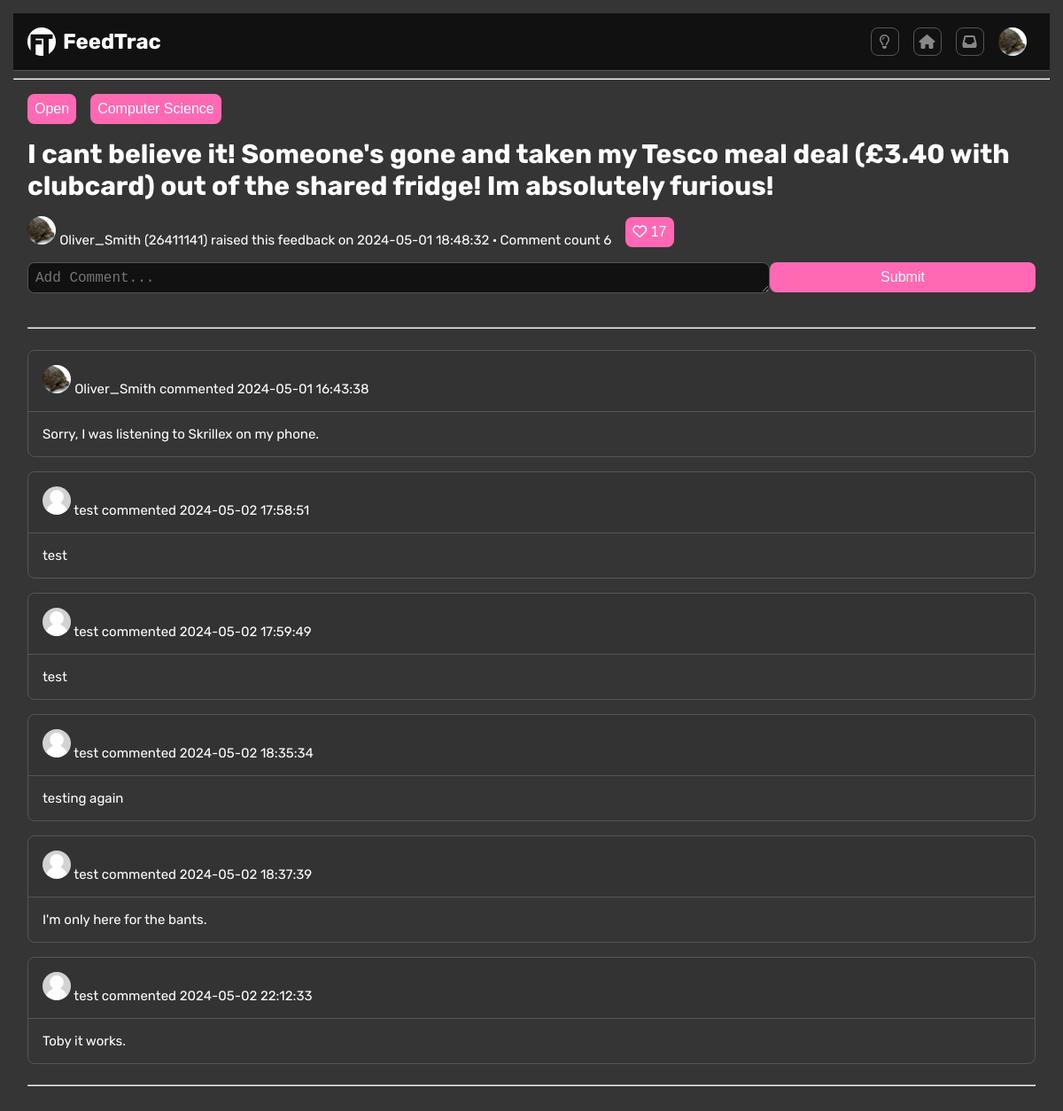
Page /Website/feedback.php?id=1 (signed in) on the committed database.
### tables this page shows
CREATE TABLE `feedback` (
  `feedbackID` int(10) UNSIGNED NOT NULL,
  `userID` int(10) UNSIGNED NOT NULL,
  `roomID` int(10) UNSIGNED DEFAULT NULL,
  `date` datetime NOT NULL DEFAULT current_timestamp(),
  `modifiedDate` datetime NOT NULL DEFAULT current_timestamp() COMMENT 'The last date this feedback was interracted with',
  `urgency` varchar(10) NOT NULL COMMENT 'Low - 0\r\nMedium - 1\r\nHigh - 2\r\nCritical - 3',
  `resolved` tinyint(1) NOT NULL COMMENT 'Unresolved - 0\r\nResolved - 1',
  `closed` tinyint(1) NOT NULL,
  `title` varchar(50) NOT NULL,
  `text` varchar(500) NOT NULL,
  `ratingPoints` int(11) NOT NULL
);

CREATE TABLE `user` (
  `userID` int(10) UNSIGNED NOT NULL,
  `courseID` int(10) UNSIGNED NOT NULL,
  `email` varchar(50) NOT NULL,
  `username` varchar(25) NOT NULL,
  `passwordHash` varchar(255) NOT NULL,
  `fName` varchar(25) NOT NULL,
  `lName` varchar(25) NOT NULL,
  `yearOfStudy` tinyint(10) UNSIGNED DEFAULT NULL,
  `pronouns` varchar(10) DEFAULT NULL,
  `position` varchar(25) NOT NULL,
  `description` varchar(255) DEFAULT NULL,
  `activeAccount` tinyint(1) NOT NULL DEFAULT 1,
  `sub` tinyint(1) NOT NULL DEFAULT 1,
  `alert` smallint(5) UNSIGNED NOT NULL DEFAULT 0,
  `accountDate` datetime NOT NULL DEFAULT current_timestamp()
);

CREATE TABLE `comment` (
  `commentID` int(10) UNSIGNED NOT NULL,
  `userID` int(10) UNSIGNED NOT NULL,
  `feedbackID` int(10) UNSIGNED NOT NULL,
  `text` varchar(500) NOT NULL,
  `date` datetime NOT NULL DEFAULT current_timestamp(),
  `ratingPoints` int(11) NOT NULL
);

### Website/classes/Database.class.php (called while the page is built, shortened)
<?php
class Database{
    protected $dbhost = "localhost";
    protected $dbuser = "root";
    protected $dbpass = "";
    protected $dbname = "feedtracdb";
    protected function connect()
    {
        $this->con = new mysqli($this->dbhost, $this->dbuser, $this->dbpass, $this->dbname);
        return $this->con;
    }
    protected function empty_input_check(...$inputs){
        return false;
    }
}

### Website/classes/Login.class.php (called while the page is built, shortened)
<?php
class Login extends Database {
    protected function get_user_data(){
        if(isset($_SESSION['userID'])){
            $stmt = $this->connect()->prepare("SELECT * FROM user WHERE userID = ?  limit 1");
            if(!$stmt->execute([$_SESSION['userID']])){
                header("location: login.php?error=BadSQLQuery");
                exit();
            }
            $result = $stmt->get_result();
            if(mysqli_num_rows($result) > 0){
                $user_data = $result -> fetch_assoc();
                return $user_data;
            }
        }
        die;
    }
    protected function get_feedback_user_data($userID){
        if(isset($_SESSION['userID'])){
            $stmt = $this->connect()->prepare("SELECT * FROM user WHERE userID = ?  limit 1");
            if(!$stmt->execute([$userID])){
                header("location: login.php?error=BadSQLQuery");
                exit();
            }
            $result = $stmt->get_result();
            if(mysqli_num_rows($result) > 0){
                $user_data = $result -> fetch_assoc();
                return $user_data;
            }
        }
        die;
    }
}

### Website/classes/LoginContr.class.php (called while the page is built, shortened)
<?php
class LoginContr extends Login {
    public function force_login(){
        $user_data = $this->get_user_data();
        if ($user_data){
            return $user_data;
        }
        die;
    }
   public function get_feedback_user_details($userID){
    return $this->get_feedback_user_data($userID);
}
}

### Website/classes/Feedback.class.php (called while the page is built, shortened)
<?php
class Feedback extends Database
{
    protected function get_feedback($feedbackID)
    {
        $stmt = $this->connect()->prepare("SELECT * FROM feedback WHERE feedbackID = ?");
        if (!$stmt->execute([$feedbackID])) {
            header("location: profile.php?error=BadSQLQuery");
            exit();
        }
        $results = $stmt->get_result()->fetch_assoc();
        return $results;
    }
    protected function get_comments($feedbackID)
    {
        $stmt = $this->connect()->prepare("SELECT * FROM comment WHERE feedbackID = ?");
        if (!$stmt->execute([$feedbackID])) {
            header("location: profile.php?error=BadSQLQuery");
            exit();
        }
        $results = $stmt->get_result()->fetch_all(MYSQLI_ASSOC);
        return $results;
    }
    protected function get_users($course)
    {
         $stmt = $this->connect()->prepare("SELECT *  FROM user where courseID = ? ");
        if (!$stmt->execute([$course])) {
            header("location: feedback.php?error=BadSQLQuery");
            exit();
        }
         $users = $stmt->get_result()->fetch_all(MYSQLI_ASSOC);
         return $users;
    }
}

### Website/classes/FeedbackContr.class.php (called while the page is built, shortened)
<?php
class FeedbackContr extends Feedback {
    public function find_comments($feedbackID){
        return $this->get_comments($feedbackID);
    }
      public function feedback_get($feedbackID){
        return $this->get_feedback($feedbackID);
    }
    public function list_users($course){
        return $this->get_users($course);
    }
}

### Website/feedback.php (the view, shortened to what this page needs)
<?php
include ("classes/Database.class.php");
include ("classes/login.class.php");
include ("classes/LoginContr.class.php");
include ("classes/Feedback.class.php");
include ("classes/FeedbackContr.class.php");
$Login_Controller = new LoginContr();
$user_data = $Login_Controller->force_login();
if (isset($_GET['id'])) {
    $feedbackID = $_GET['id'];
}
else {
    $feedbackID = 0;
}
$Feedback_Controller = new FeedbackContr($user_data['userID']);
$feedback = $Feedback_Controller->feedback_get($feedbackID);
$text = $feedback["text"];
$feedback_userID = $feedback["userID"];
$feedback_user_details = $Login_Controller->get_feedback_user_details($feedback_userID);
$course= $user_data["courseID"];
$users = $Feedback_Controller->list_users($course);
$comments = $Feedback_Controller->find_comments($feedbackID);
$comments_count = count($comments);
?>
<!DOCTYPE html>
<html lang="en-gb">
    <head>
        <link rel="stylesheet" href="stylesheets/main.css">
    </head>
    <body>
        <?php include("header.php"); ?>
        <main class="feedback-main">
            <div class="feedback-header">
                <button>Open</button>
                <a href="course.php"><button>Computer Science</button></a>
            </div>
            <h1><?= htmlspecialchars($text, ENT_QUOTES, 'UTF-8'); ?></h1>
            <div class="feedback-header">
            <p><img class="avatar" src="<?php
                $jpg_path = "assets/profile-pictures/user-$feedback_userID.jpg";
                $png_path = "assets/profile-pictures/user-$feedback_userID.png";
                if (file_exists($jpg_path)) {
                    echo $jpg_path;
                } elseif (file_exists($png_path)) {
                    echo $png_path;
                } else {
                    echo "assets/profile-pictures/user-default.jpg";
                }?>"alt="User Avatar" height="32"><a href="profile.php"> <?= htmlspecialchars($feedback_user_details["username"], ENT_QUOTES, 'UTF-8'); ?> (26411141)</a> raised this feedback on <?= htmlspecialchars($feedback["date"], ENT_QUOTES, 'UTF-8'); ?> · Comment count  <?= htmlspecialchars($comments_count, ENT_QUOTES, 'UTF-8'); ?></p>
                <button id="heart-toggle" title="Like" onclick="like()">
                    <i id="heart-symbol" class="fa-regular fa-heart"></i> <div style="display:inline-block;" id=heart-counter><?= htmlspecialchars($feedback["ratingPoints"], ENT_QUOTES, 'UTF-8'); ?></div>
                </button>
            </div>
           <form method="POST" action="">
           <div style="display: flex; align-items: center;">
    <textarea class="feedback-comment" name="comment_text" required style="width: 800px; height: 35px;" placeholder="Add Comment..."></textarea>
    <button class="feedback-button" type="submit" name="submit_comment">Submit</button>
</div>
        </form>
            <div><hr></div>
            <?php foreach ($comments as $comment):
                $comment_userID = $comment['userID'];
                $comment_user_details = $Login_Controller->get_feedback_user_details($comment_userID);
            ?>
                <div class="comment">
                    <div class="comment-header">
                        <p><img class="avatar" src="<?php
                            $jpg_path = "assets/profile-pictures/user-$comment_userID.jpg";
                            $png_path = "assets/profile-pictures/user-$comment_userID.png";
                            if (file_exists($jpg_path)) {
                                echo $jpg_path;
                            } elseif (file_exists($png_path)) {
                                echo $png_path;
                            } else {
                                echo "assets/profile-pictures/user-default.jpg";
                            }?>" alt="User Avatar" height="32"><a href="profile.php"> <?= htmlspecialchars($comment_user_details['username'], ENT_QUOTES, 'UTF-8'); ?></a> commented <?= htmlspecialchars($comment['date'], ENT_QUOTES, 'UTF-8'); ?></p>
                    </div>
                    <div class="comment-main">
                        <p><?= htmlspecialchars($comment['text'], ENT_QUOTES, 'UTF-8'); ?></p>
                    </div>
                </div>
            <?php endforeach; ?>
            <div><hr></div>
        </main>
    </body>
</html>

### Website/stylesheets/main.css (style rules this page uses)
:root { --a: #111; --b: #222; --c: #333; --d: #444; --e: #555; --f: #666; --g: #777; --h: #888; --accent-bright: hotpink; --accent-pale: pink; }
body { margin: 0; font-family: "Rubik", sans-serif; color: white; transition: background-color 0.5s ease; transition: color 0.5 ease; padding: 15px; background-color: #353535; font-size: 15px; }
main { text-align: center; }
h1, p { margin: 0; }
a { color: inherit; text-decoration: none; transition: color 0.3s ease; }
.avatar { border-radius: 16px; }
.dark-mode { background-color: #353535; color: white; }
.dark-mode a { color: white; }
.feedback-header { display: flex; gap: 16px; align-items: center; }
.feedback-header button { background-color: var(--accent-bright); border: none; border-radius: 8px; color: white; font-size: 16px; padding: 8px; transition: background-color 0.3s ease; }
.feedback-main { margin: 16px; display: flex; flex-direction: column; flex-wrap: wrap; gap: 16px; text-align: left; }
.feedback-comment { background-color: var(--a); border-radius: 8px; border: 1px solid var(--e); color: var(--h); flex-grow: 1; font-size: 16px; padding: 8px; transition: outline-color 1s ease; }
.feedback-button { background-color: var(--accent-bright); border: none; border-radius: 8px; color: white; font-size: 16px; padding: 8px; width: 300px; transition: background-color 1s ease; }
.comment { border-radius: 8px; border: 1px solid var(--e); }
.comment-header { padding: 16px; border-top-left-radius: 8px; border-top-right-radius: 8px; border-bottom: 1px solid var(--e); background-color: var(--c); }
.comment-main { border-radius: 8px; padding: 16px; }

### rows in the picture
feedback: text "I cant believe it! Someone's gone and taken my Tesco meal deal (£3.40 with clubcard) out of the shared fridge! Im absolutely furious!", date "2024-05-01 18:48:32", ratingPoints "17"
user: username "Oliver_Smith"
comment: shows a picture, userID.username "Oliver_Smith", date "2024-05-01 16:43:38", text "Sorry, I was listening to Skrillex on my phone."
comment: userID.username "test", date "2024-05-02 17:58:51", text "test"
comment: userID.username "test", date "2024-05-02 17:59:49", text "test"
comment: userID.username "test", date "2024-05-02 18:35:34", text "testing again"
comment: userID.username "test", date "2024-05-02 18:37:39", text "I'm only here for the bants."
comment: userID.username "test", date "2024-05-02 22:12:33", text "Toby it works."

### other values in the picture
$comments_count "6"
